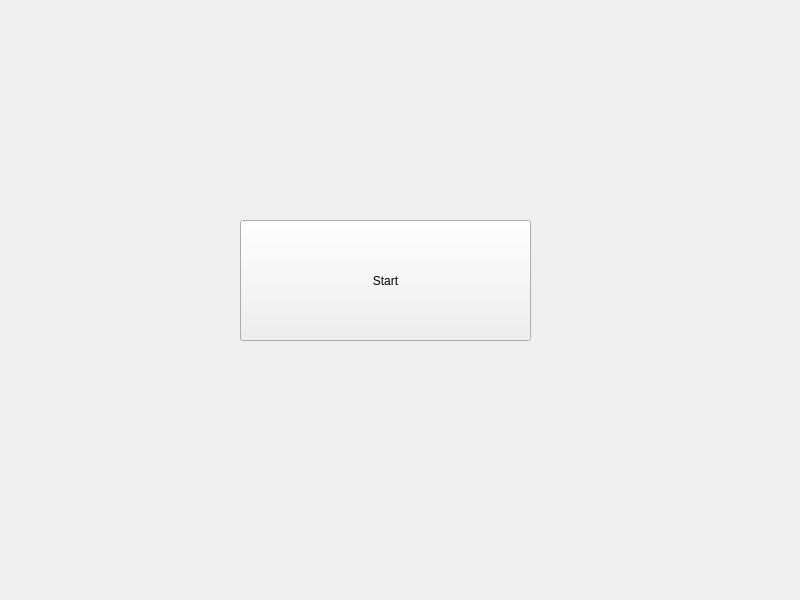
<?xml version="1.0" encoding="UTF-8"?>
<ui version="4.0">
 <class>MainWindow</class>
 <widget class="QMainWindow" name="MainWindow">
  <property name="geometry">
   <rect>
    <x>0</x>
    <y>0</y>
    <width>800</width>
    <height>600</height>
   </rect>
  </property>
  <property name="windowTitle">
   <string>MainWindow</string>
  </property>
  <widget class="QWidget" name="centralwidget">
   <widget class="QPushButton" name="start_btn">
    <property name="geometry">
     <rect>
      <x>240</x>
      <y>220</y>
      <width>291</width>
      <height>121</height>
     </rect>
    </property>
    <property name="text">
     <string>Start</string>
    </property>
   </widget>
  </widget>
 </widget>
 <resources/>
 <connections/>
</ui>
